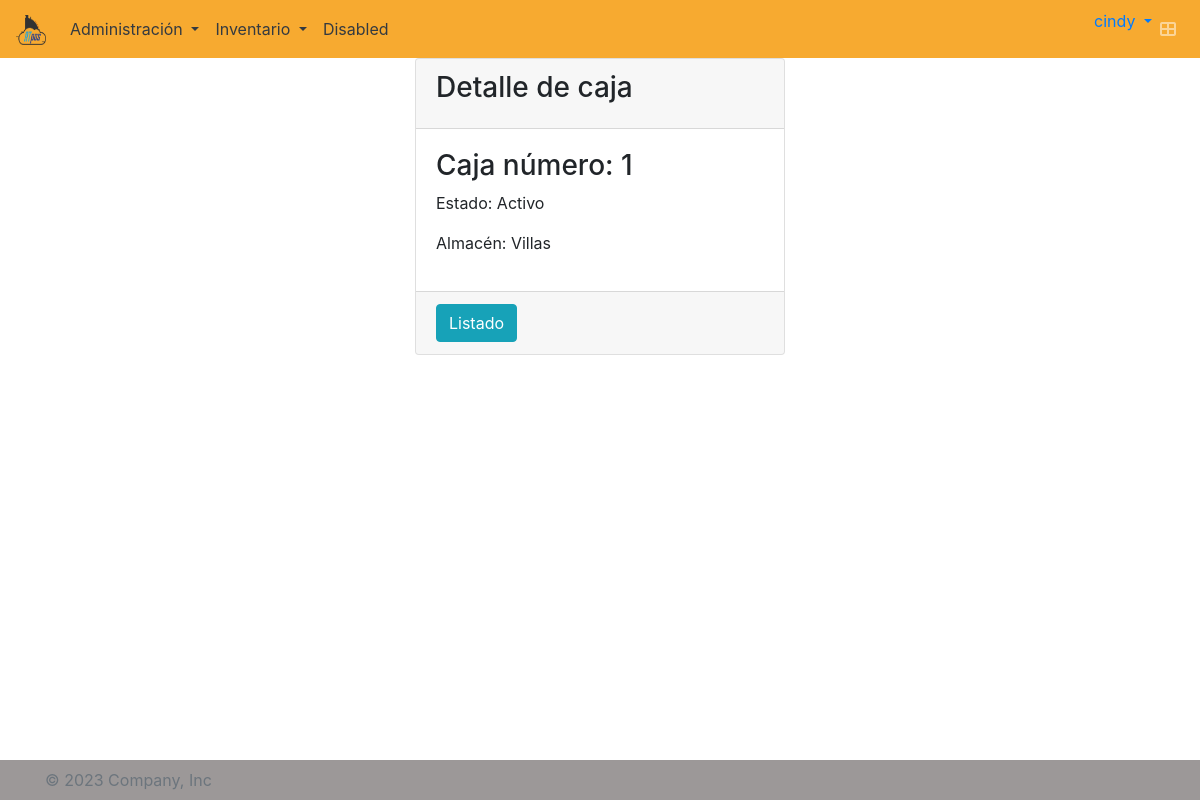
The app's page /cajaserie/detail/1/ (signed in) with its own data.
### atpos/models.py (models this page shows, shortened)
class Usuario(AbstractUser):
    empresa = models.ForeignKey(Empresa, on_delete=models.CASCADE, blank=True, null=True)
    tel_inicial = models.CharField(max_length=10, blank=True, null=True)
    class Meta:
        default_permissions = ()
        permissions = [('add_usuario', 'Usuario crear'),
                        ('change_usuario', 'Usuario modificar'),
                        ('delete_usuario', 'Usuario eliminar'),
                        ('view_usuario', 'Usuario ver'),
                        ('password_usuario', 'Puede cambiar la clave usuario')]

class CajaSerie(models.Model):
    numero_caja = models.IntegerField()
    estado = models.CharField(
        max_length=1,
        choices=ESTADO,
        default=ACTIVO,
    )
    almacen = models.ForeignKey(Almacen, on_delete=models.CASCADE, blank=False)
    empresa = models.ForeignKey(Empresa, on_delete=models.CASCADE, blank=True, null=True)
    class Meta:
        default_permissions = ()
        permissions = [('add_cajaserie', 'CajaSerie crear'),
                       ('change_cajaserie', 'CajaSerie modificar'),
                       ('delete_cajaserie', 'CajaSerie eliminar'),
                       ('view_cajaserie', 'CajaSerie ver')]
        unique_together = ('numero_caja', 'almacen', 'empresa',)

class Almacen(models.Model):
    nombre_almacen = models.CharField(max_length=20)
    prefijo = models.CharField(max_length=5)
    telefono_fijo = models.CharField(max_length=30)
    telefono_celular = models.CharField(max_length=30)
    direccion_almacen = models.CharField(max_length=200)
    ciudad = models.CharField(max_length=30)
    listaprecios = models.ForeignKey(ListaPrecios, null=True, blank=True, on_delete=models.CASCADE)
    estado = models.CharField(
        max_length=1,
        choices=ESTADO,
        default=ACTIVO,
    )
    empresa = models.ForeignKey(Empresa, on_delete=models.CASCADE, blank=True, null=True)
    def __str__(self):
        return '{}'.format(self.nombre_almacen)
    class Meta:
        default_permissions = ()
        permissions = [('add_almacen', 'Almacén crear'),
                       ('change_almacen', 'Almacén modificar'),
                       ('delete_almacen', 'Almacén borrar'),
                       ('view_almacen', 'Almacén ver')]
        unique_together = ('empresa', 'nombre_almacen', 'prefijo')

### atpos/views.py (the view)
# urls.py: path('cajaserie/detail/<int:pk>/', login_required(CajaSerieDetail.as_view()), name="cajaserie-detail"),
class CajaSerieDetail(DetailView):
    model = CajaSerie
    def get_context_data(self, **kwargs):
        context = super().get_context_data(**kwargs)
        return context
    def get_queryset(self):
        return CajaSerie.objects.filter(empresa=self.request.user.empresa.id)

### atpos/templates/atpos/cajaserie_detail.html
{% extends 'base.html' %}
{% load static %}
{% block content %}
<section class="content" style="display: grid; place-items: center;">
    <div class="col-md-4">
        <div class="card">
            <div class="card-header">
                <h3 class="card-title">Detalle de caja</h3>
            </div>
            <div class="card-body">
                <h3>Caja número: {{ cajaserie.numero_caja }}</h3>
                {% if cajaserie.estado == '1' %}
                <p>Estado: Activo</p>
                {% else %}
                <p>Estado: Inactivo</p>
                {% endif %}
                <p>Almacén: {{ cajaserie.almacen }}</p>
            </div>
            <div class="card-footer">
                <a href="{% url 'cajaserie-list' %}">
                    <button type="button" class="btn btn-info">Listado</button>
                </a>
            </div>
        </div>
    </div>
</section>
{% endblock %}

### atpos/templates/components/navbar.html (shortened to what this page needs)
{% load static %}
<nav class="navbar navbar-expand-lg navbar-dark bg-color-nav">
  <a class="navbar-brand" href="{% url 'tablero' %}">
    <img src="{% static 'img/LogoATpos200px.png' %}" width="30" height="30" alt="">
  </a>
  <div class="collapse navbar-collapse colortext" id="navbarSupportedContent">
    <ul class="navbar-nav mr-auto">
      <li class="nav-item dropdown">
        <a class="nav-link dropdown-toggle text-dark" href="#" id="navbarDropdown" role="button" data-toggle="dropdown" aria-haspopup="true" aria-expanded="false">
          Administración
        </a>
      </li>
      <li class="nav-item dropdown">
        <a class="nav-link dropdown-toggle text-dark" href="#" id="navbarDropdown" role="button" data-toggle="dropdown" aria-haspopup="true" aria-expanded="false">
          Inventario
        </a>
      </li>
      <li class="nav-item">
        <a class="nav-link text-dark" href="#">Disabled</a>
      </li>
    </ul>
  </div>
  <ul class="navbar-nav ml-auto">
    <li class="dropdown user user-menu">
      <a href="#" class="dropdown-toggle" data-toggle="dropdown">
        <span class="hidden-xs">{{ user.username }}</span>
      </a>
    </li>
    <li class="nav-item">
      <a class="nav-link" data-widget="control-sidebar" data-slide="true" href="#" role="button">
        <i class="fas fa-th-large"></i>
      </a>
    </li>
  </ul>
</nav>

### atpos/static/atpos/css/style.css (style rules this page uses)
.bg-color-nav { background-color: #f7aa30!important; }

### records on screen
Usuario: username "cindy"
CajaSerie: numero_caja "1", almacen "Villas"
